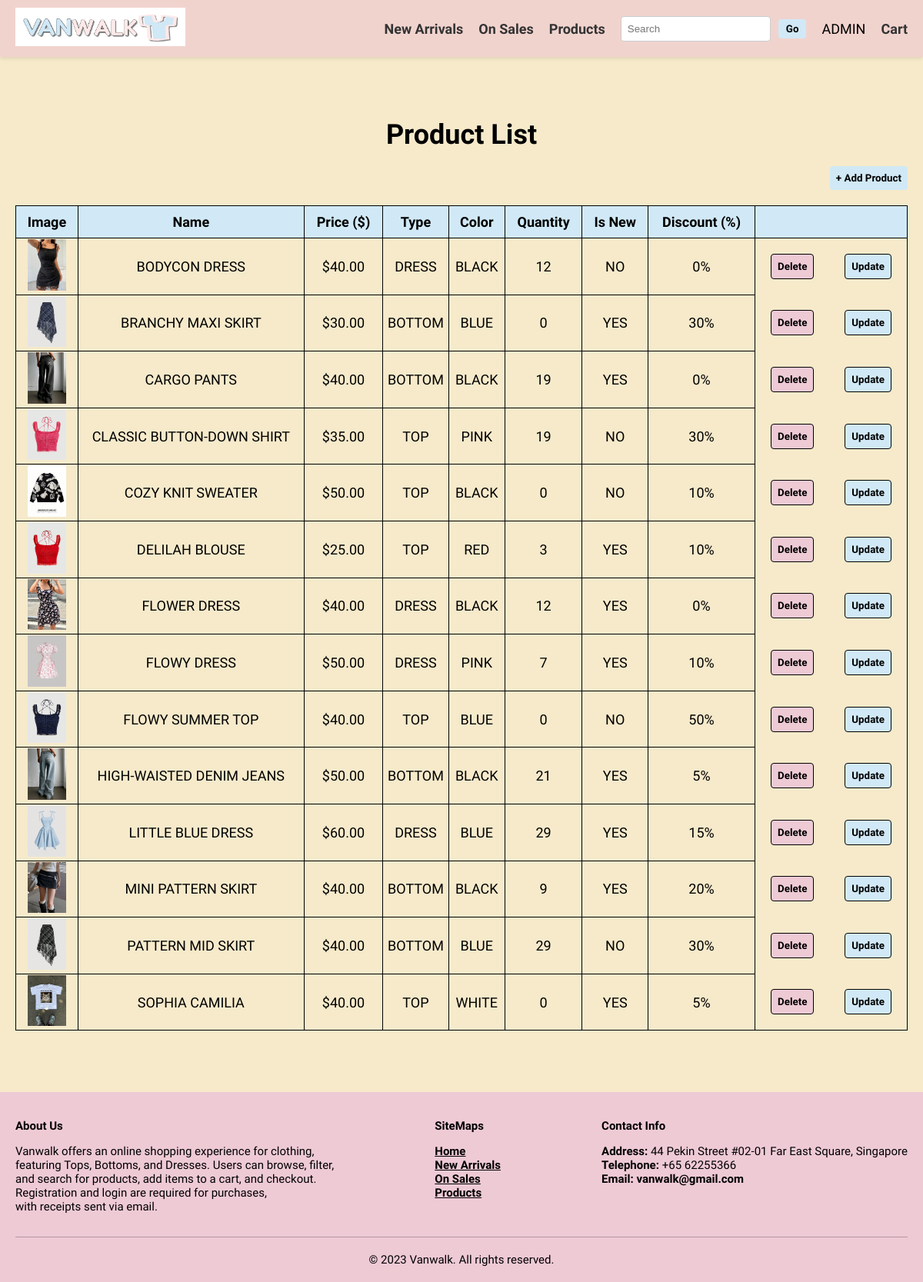
Page /viewproduct.php (signed in) on the committed database.
### tables this page shows
CREATE TABLE `product` (
  `Prodid` char(3) NOT NULL,
  `Name` varchar(50) NOT NULL,
  `Price` float NOT NULL,
  `Type` varchar(50) NOT NULL,
  `Color` varchar(50) NOT NULL,
  `Description` longtext NOT NULL,
  `qty` int(11) NOT NULL,
  `Discount` float NOT NULL,
  `isNew` tinyint(1) NOT NULL,
  `created_datetime` datetime NOT NULL,
  `image_path` varchar(255) NOT NULL
);

### viewproduct.php (the view, shortened to what this page needs)
<?php
$servername = "localhost";
$username = "root";
$password = "";
$dbname = "vanwalk";
$conn = mysqli_connect($servername, $username, $password, $dbname);
$sql = "SELECT * FROM Product ORDER BY Name ASC";
$result = mysqli_query($conn, $sql);
?>
<!DOCTYPE html>
<html lang="en">
<head>
    <link rel="stylesheet" type="text/css" href="./css/index.css" />
    <link rel="stylesheet" type="text/css" href="./css/header-footer.css" />
</head>
<body>
    <?php include 'header.php'; ?>
    <div class="main_wrapper" style="padding: 80px 0px;">
        <div class="container">
            <h1 style="margin: 0px 0px 20px 0px;text-align: center;">Product List</h1>
            <form method="post" action="./createproduct.php" style="text-align: right;">
                <button class="abutton" type="submit"> + Add Product</button>
            </form>
            <table>
                <thead>
                    <tr>
                        <th>Image</th>
                        <th>Name</th>
                        <th>Price ($)</th>
                        <th>Type</th>
                        <th>Color</th>
                        <th>Quantity</th>
                        <th>Is New</th>
                        <th>Discount (%)</th>
                        <th></th>
                    </tr>
                </thead>
                <tbody>
                    <?php if (mysqli_num_rows($result) > 0): ?>
                        <?php while ($row = mysqli_fetch_assoc($result)): ?>
                            <tr>
                                <td>
                                    <form method="post" action="./updateimage.php">
                                        <button type="submit" style="border: none; background: none; padding: 0;">
                                            <img src="<?php echo $row['image_path']; ?>" alt="Product Image" width="50">
                                        </button>
                                    </form>
                                </td>
                                <td><?php echo $row['Name']; ?></td>
                                <td><?php echo "$" . number_format($row['Price'], 2); ?></td>
                                <td><?php echo $row['Type']; ?></td>
                                <td><?php echo $row['Color']; ?></td>
                                <td><?php echo $row['qty']; ?></td>
                                <td><?php echo $row['isNew'] ? 'Yes' : 'No'; ?></td>
                                <td><?php echo $row['Discount'] . "%"; ?></td>
                                <td style="width: 80px;">
                                    <div class="edt-btn-group">
                                        <form method="post" action="./deleteproduct.php" class="actionform">
                                            <button class="fabutton" type="submit">Delete</button>
                                        </form>
                                        <form method="post" action="./updateproduct.php" class="actionform">
                                            <button class="fabutton" type="submit" style="background-color: #d1e9f6;">Update</button>
                                        </form>
                                    </div>
                                </td>
                            </tr>
                        <?php endwhile; ?>
                    <?php else: ?>
                        <tr>
                            <td colspan="12" style="text-align: center;padding: 10px;">No products found</td>
                        </tr>
                    <?php endif; ?>
                </tbody>
            </table>
        </div>
    </div>
    <?php include 'footer.php'; ?>
</body>
</html>

### css/index.css (style rules this page uses)
body { background-color: #f6eacb; color: black; font-family: 'Amaranth', sans-serif; font-size: 18px; margin: 0; padding: 0; min-height: 100vh; display: flex; flex-direction: column; }
.container { max-width: 1800px; margin: 0 auto; padding: 0 20px; }
.main_wrapper { flex: 1; }
button { padding: 5px 10px; border: none; background-color: #d1e9f6; font-weight: bold; color: black; border-radius: 4px; font-family: 'Amaranth', sans-serif; cursor: pointer; }

### viewproduct.php (style rules this page uses)
table { width: 100%; border-collapse: collapse; }
table, th, td { border: 1px solid black; }
th, td { text-align: center; }
td { text-transform: uppercase; }
th { padding: 10px; background-color: #d1e9f6; }
.abutton { padding: 8px; background-color: #d1e9f6; margin-bottom: 20px; }
.edt-btn-group { display: flex; flex-direction: row; width: fit-content; align-items: center; justify-content: space-evenly; }
.actionform { margin: 20px; }
.fabutton { padding: 8px; background-color: #eecad5; border: 1px solid black; }
table td:last-child { border: none; padding: 0; text-align: left; }

### rows in the picture
product: image_path (picture), Name "BODYCON DRESS", Price "40.00", Type "DRESS", Color "BLACK", qty "12", isNew "NO", Discount "0"
product: image_path (picture), Name "BRANCHY MAXI SKIRT", Price "30.00", Type "BOTTOM", Color "BLUE", qty "0", isNew "YES", Discount "30"
product: image_path (picture), Name "CARGO PANTS", Price "40.00", Type "BOTTOM", Color "BLACK", qty "19", isNew "YES", Discount "0"
product: image_path (picture), Name "CLASSIC BUTTON-DOWN SHIRT", Price "35.00", Type "TOP", Color "PINK", qty "19", isNew "NO", Discount "30"
product: image_path (picture), Name "COZY KNIT SWEATER", Price "50.00", Type "TOP", Color "BLACK", qty "0", isNew "NO", Discount "10"
product: image_path (picture), Name "DELILAH BLOUSE", Price "25.00", Type "TOP", Color "RED", qty "3", isNew "YES", Discount "10"
product: image_path (picture), Name "FLOWER DRESS", Price "40.00", Type "DRESS", Color "BLACK", qty "12", isNew "YES", Discount "0"
product: image_path (picture), Name "FLOWY DRESS", Price "50.00", Type "DRESS", Color "PINK", qty "7", isNew "YES", Discount "10"
product: image_path (picture), Name "FLOWY SUMMER TOP", Price "40.00", Type "TOP", Color "BLUE", qty "0", isNew "NO", Discount "50"
product: image_path (picture), Name "HIGH-WAISTED DENIM JEANS", Price "50.00", Type "BOTTOM", Color "BLACK", qty "21", isNew "YES", Discount "5"
product: image_path (picture), Name "LITTLE BLUE DRESS", Price "60.00", Type "DRESS", Color "BLUE", qty "29", isNew "YES", Discount "15"
product: image_path (picture), Name "MINI PATTERN SKIRT", Price "40.00", Type "BOTTOM", Color "BLACK", qty "9", isNew "YES", Discount "20"
product: image_path (picture), Name "PATTERN MID SKIRT", Price "40.00", Type "BOTTOM", Color "BLUE", qty "29", isNew "NO", Discount "30"
product: image_path (picture), Name "SOPHIA CAMILIA", Price "40.00", Type "TOP", Color "WHITE", qty "0", isNew "YES", Discount "5"

### other values in the picture
$username "ADMIN"
